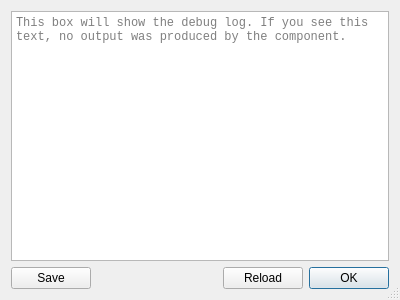
<?xml version="1.0" encoding="UTF-8"?>
<ui version="4.0">
 <class>LogDialog</class>
 <widget class="QDialog" name="LogDialog">
  <property name="windowModality">
   <enum>Qt::NonModal</enum>
  </property>
  <property name="geometry">
   <rect>
    <x>0</x>
    <y>0</y>
    <width>400</width>
    <height>300</height>
   </rect>
  </property>
  <property name="sizeGripEnabled">
   <bool>true</bool>
  </property>
  <layout class="QVBoxLayout" name="verticalLayout">
   <item>
    <widget class="QTextBrowser" name="textBrowser">
     <property name="font">
      <font>
       <family>Courier New</family>
      </font>
     </property>
     <property name="cursor" stdset="0">
      <cursorShape>IBeamCursor</cursorShape>
     </property>
     <property name="tabChangesFocus">
      <bool>true</bool>
     </property>
     <property name="lineWrapMode">
      <enum>QTextEdit::NoWrap</enum>
     </property>
     <property name="tabStopWidth">
      <number>40</number>
     </property>
     <property name="acceptRichText">
      <bool>false</bool>
     </property>
     <property name="textInteractionFlags">
      <set>Qt::LinksAccessibleByKeyboard|Qt::LinksAccessibleByMouse|Qt::TextBrowserInteraction|Qt::TextSelectableByKeyboard|Qt::TextSelectableByMouse</set>
     </property>
     <property name="placeholderText">
      <string>This box will show the debug log. If you see this text, no output was produced by the component.</string>
     </property>
     <property name="openExternalLinks">
      <bool>true</bool>
     </property>
    </widget>
   </item>
   <item>
    <layout class="QHBoxLayout" name="horizontalLayout">
     <item>
      <widget class="QPushButton" name="saveButton">
       <property name="text">
        <string>Save</string>
       </property>
       <property name="autoDefault">
        <bool>false</bool>
       </property>
      </widget>
     </item>
     <item>
      <spacer name="horizontalSpacer">
       <property name="orientation">
        <enum>Qt::Horizontal</enum>
       </property>
       <property name="sizeHint" stdset="0">
        <size>
         <width>40</width>
         <height>20</height>
        </size>
       </property>
      </spacer>
     </item>
     <item>
      <widget class="QPushButton" name="reloadButton">
       <property name="text">
        <string>Reload</string>
       </property>
       <property name="shortcut">
        <string>F5</string>
       </property>
       <property name="autoDefault">
        <bool>false</bool>
       </property>
      </widget>
     </item>
     <item>
      <widget class="QPushButton" name="okButton">
       <property name="text">
        <string>OK</string>
       </property>
       <property name="autoDefault">
        <bool>false</bool>
       </property>
       <property name="default">
        <bool>true</bool>
       </property>
      </widget>
     </item>
    </layout>
   </item>
  </layout>
 </widget>
 <resources/>
 <connections>
  <connection>
   <sender>okButton</sender>
   <signal>clicked()</signal>
   <receiver>LogDialog</receiver>
   <slot>accept()</slot>
   <hints>
    <hint type="sourcelabel">
     <x>345</x>
     <y>281</y>
    </hint>
    <hint type="destinationlabel">
     <x>186</x>
     <y>271</y>
    </hint>
   </hints>
  </connection>
 </connections>
</ui>
